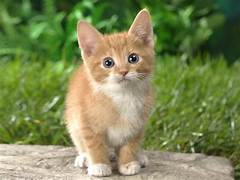
%> input picture catimage.jpg, 240 x 180 px
$ octave exp71.m   (GNU Octave 9; MATLAB toolbox functions it lacks are replaced by stand-ins)
%> lines starting %> are read from the running program, lines starting %| are printed output that depends on the picture
a=imread("catimage.jpg");
%> a is the input picture: size 180x240x3 uint8; mean R, G, B 124.7, 134.9, 84.6
b=rgb2gray(a);
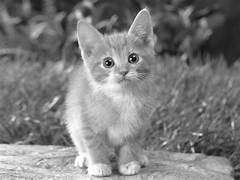
%> b: size 180x240 uint8; min 0, max 255, mean 126.1
c=imnoise(b,"salt & pepper",0.05);
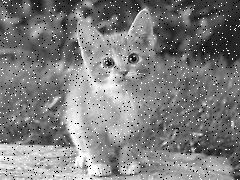
%> c: size 180x240 uint8; min 0, max 255, mean 126.1; mean of the top-left, top-right, bottom-left and bottom-right quarters 122.2, 96.2, 159.2, 126.6
resimg=medfilt2(c);
subplot(2,2,1),imshow(a),title("org image");
subplot(2,2,2),imshow(c),title("salt&pepper");
subplot(2,2,3),imshow(resimg),title("restored image");
PSNR_org=psnr(b,c)
%> PSNR_org = 18.26
psnr_res=psnr(resimg,b)
%> psnr_res = 31.75

$ run again, with dogimg.jpg copied over catimage.jpg
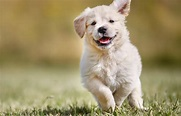
%> input picture dogimg.jpg, 181 x 116 px
%> a is the input picture: size 116x181x3 uint8; mean R, G, B 160.2, 146.5, 106.9
%> `c=imnoise(b,"salt & pepper",0.05);`:
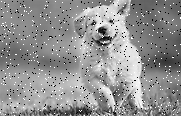
%> c: size 116x181 uint8; min 0, max 255, mean 145.1
%> `resimg=medfilt2(c);`:
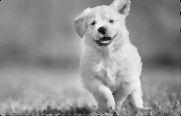
%> resimg: size 116x181 uint8; min 0, max 244, mean 146
%> PSNR_org = 18.22
%> psnr_res = 28.23

$ run again, with imgexp4.jpg copied over catimage.jpg
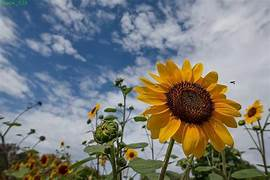
%> input picture imgexp4.jpg, 270 x 180 px
%> a is the input picture: size 180x270x3 uint8; mean R, G, B 121.8, 124.6, 123.1
%> `c=imnoise(b,"salt & pepper",0.05);`:
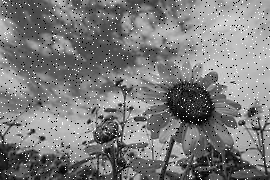
%> c: size 180x270 uint8; min 0, max 255, mean 123.7
%> `resimg=medfilt2(c);`:
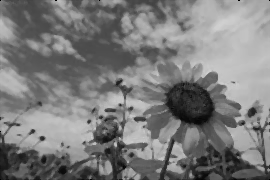
%> resimg: size 180x270 uint8; min 0, max 209, mean 123.3
%> PSNR_org = 18.32
%> psnr_res = 27.77

$ run again, with imgexp5.jpg copied over catimage.jpg
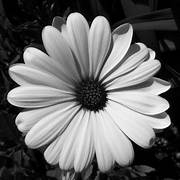
%> input picture imgexp5.jpg, 180 x 180 px
%> a is the input picture: size 180x180x3 uint8; min 0, max 255, mean 104.8
%> `c=imnoise(b,"salt & pepper",0.05);`:
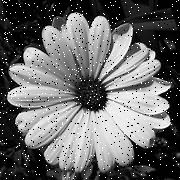
%> c: size 180x180 uint8; min 0, max 255, mean 105.9
%> `resimg=medfilt2(c);`:
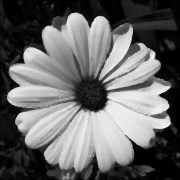
%> resimg: size 180x180 uint8; min 0, max 246, mean 104.6
%> PSNR_org = 17.23
%> psnr_res = 27.82
